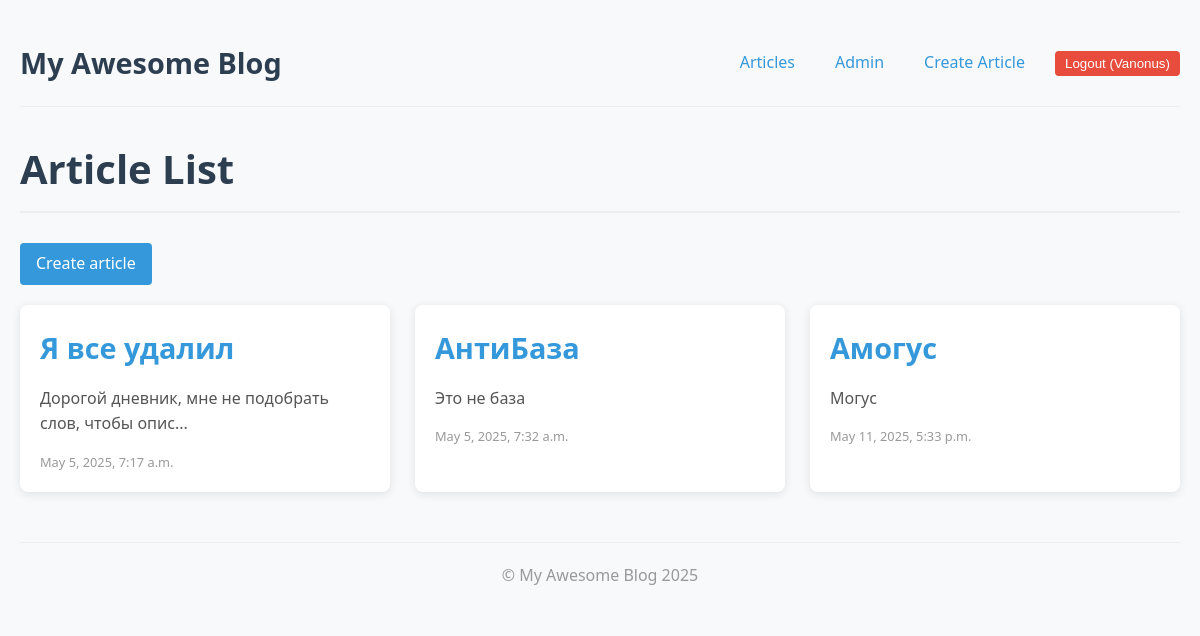
The page / (signed in) on the database its author committed.
### apps/articles/models.py (models this page shows, shortened)
class Article(models.Model):
    title = models.CharField(max_length=200)
    slug = models.SlugField(unique=True)
    body = models.TextField()
    date = models.DateTimeField(auto_now_add=True)
    thumbnail = models.ImageField(upload_to='images/', blank=True, null=True, default='images/default.jpg')
    author = models.ForeignKey(User, null=True, blank=True, on_delete=models.CASCADE)
    def snippet(self):
        if len(self.body) > 50:
            return self.body[:50] + '...'
        return self.body

### apps/articles/views.py (the view)
# urls.py: path('', views.article_list, name='list'),
def article_list(request):
    articles = Article.objects.all().order_by('date')
    return render(request, 'articles/article_list.html', {'articles': articles})

### apps/articles/templates/articles/article_list.html (shortened to what this page needs)
{% extends "base_layout.html" %}
{% block content %}
    <h1>Article List</h1>
    {% if user.is_authenticated %}
      <p><a href="{% url 'articles:create' %}" class="btn btn-primary">Create article</a></p>
    {% endif %}
    <div class="articles">
        {% for article in articles %}
            <div class="article__item">
                <h2>
                    <a href="{% url 'articles:detail' slug=article.slug %}">
                        {{ article.title }}
                    </a>
                </h2>
                <p>
                    {{ article.snippet }}
                </p>
                <time>
                    {{ article.date }}
                </time>
            </div>
        {% empty %}
            <p>No articles found.</p>
        {% endfor %}
    </div>
{% endblock content %}

### templates/base_layout.html (shortened to what this page needs)
{% load static %}
<!DOCTYPE html>
<html lang="en">
<head>
    <link rel="stylesheet" href="{% static 'css/style.css' %}">
</head>
<body>
    <header>
        <div class="logo">
            <a href="{% url 'articles:list' %}">My Awesome Blog</a>
        </div>
        <nav>
            <ul>
                <li><a href="{% url 'articles:list' %}">Articles</a></li>
                <li><a href="{% url 'admin:index' %}">Admin</a></li>
                {% if user.is_authenticated %}
                <li><a href="{% url 'articles:create' %}">Create Article</a></li>
                <li>
                    <form class="form" action="{% url 'accounts:logout' %}" method="post">
                        <button type="submit">Logout ({{ user.username }})</button>
                    </form>
                </li>
                {% endif %}
            </ul>
        </nav>
    </header>
    <main>
        {% block content %}{% endblock content %}
    </main>
    <footer>
        {% block footer %}
            <p>&copy; My Awesome Blog {% now "Y" %}</p>
        {% endblock footer %}
    </footer>
</body>
</html>

### static/css/style.css (style rules this page uses)
* { margin: 0; padding: 0; box-sizing: border-box; }
body { font-family: 'Segoe UI', Tahoma, Geneva, Verdana, sans-serif; line-height: 1.6; color: #333; background-color: #f8f9fa; padding: 20px; max-width: 1200px; margin: 0 auto; }
h1 { color: #2c3e50; margin-bottom: 30px; padding-bottom: 10px; border-bottom: 2px solid #eee; font-size: 2.5rem; }
h2 { color: #3498db; margin: 15px 0 10px; font-size: 1.8rem; }
.articles { display: grid; grid-template-columns: repeat(auto-fill, minmax(300px, 1fr)); gap: 25px; margin-top: 20px; }
.article__item { background-color: white; border-radius: 8px; box-shadow: 0 2px 10px rgba(0, 0, 0, 0.1); padding: 20px; transition: transform 0.3s ease, box-shadow 0.3s ease; }
.article__item h2 { margin-top: 0; }
.article__item a { color: #3498db; text-decoration: none; transition: color 0.2s ease; }
.article__item p { margin: 15px 0; color: #555; }
.article__item time { display: block; color: #999; font-size: 0.8rem; margin-top: 15px; }
.btn { display: inline-block; background-color: #3498db; color: white; padding: 8px 16px; border-radius: 4px; text-decoration: none; font-weight: 500; transition: background-color 0.2s ease; }

### templates/base_layout.html (style rules this page uses)
header { display: flex; justify-content: space-between; align-items: center; padding: 20px 0; margin-bottom: 30px; border-bottom: 1px solid #eee; }
.logo a { font-size: 1.8rem; font-weight: bold; color: #2c3e50; text-decoration: none; transition: color 0.2s ease; }
nav ul { display: flex; list-style: none; gap: 20px; }
nav ul li a { color: #3498db; text-decoration: none; font-weight: 500; padding: 5px 10px; border-radius: 4px; transition: all 0.2s ease; }
nav ul li form button { background-color: #e74c3c; color: white; border: none; padding: 5px 10px; border-radius: 4px; cursor: pointer; font-weight: 500; transition: background-color 0.2s ease; }
footer { margin-top: 50px; padding: 20px 0; border-top: 1px solid #eee; text-align: center; color: #999; }

### rows shown on the page
Article: title "Я все удалил", snippet "Дорогой дневник, мне не подобрать слов, чтобы опис...", date "May 5, 2025, 7:17 a.m."
Article: title "АнтиБаза", snippet "Это не база", date "May 5, 2025, 7:32 a.m."
Article: title "Амогус", snippet "Могус", date "May 11, 2025, 5:33 p.m."

### other values the page prints
{{ user.username }} "Vanonus"
